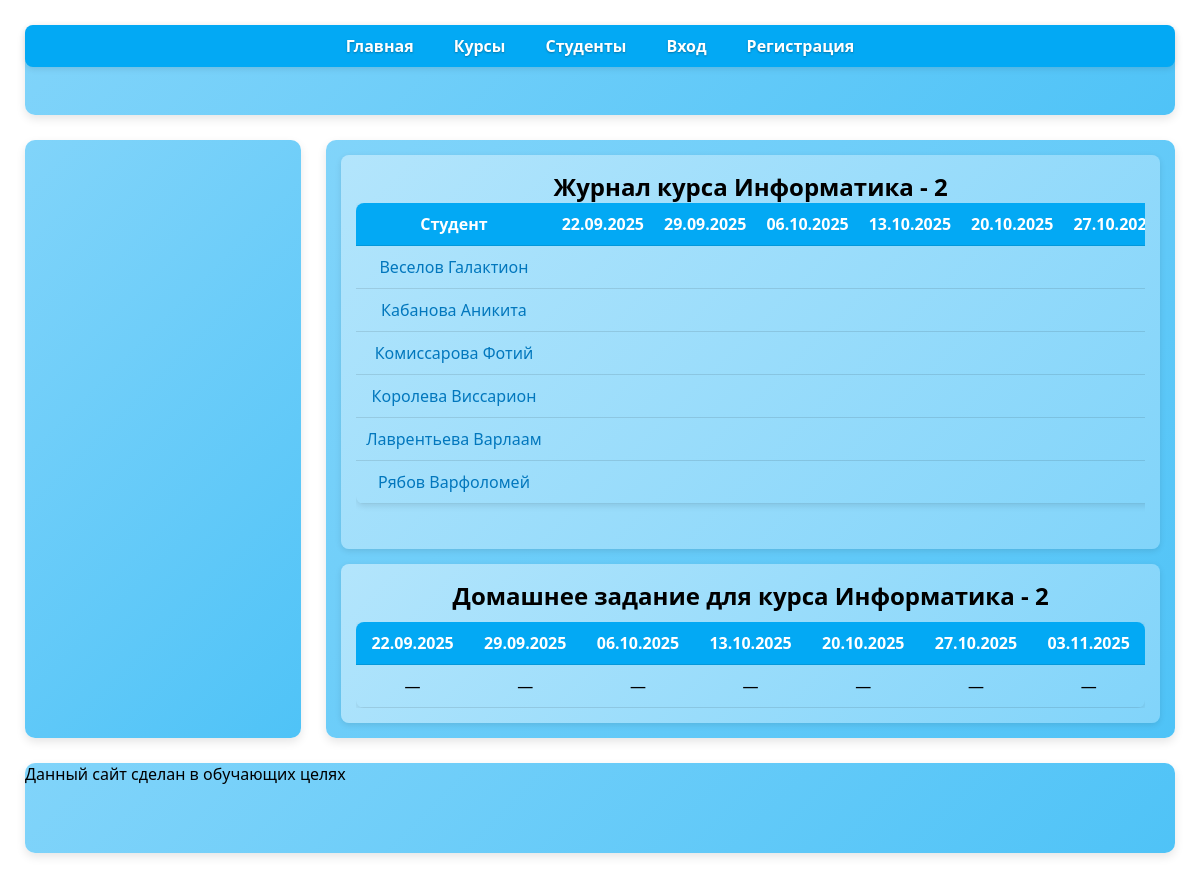
/courses/34/journal/, run on the app's committed database.
### main/models.py (models this page shows, shortened)
class Course(models.Model):
    academic_sub = [
        ('физ','Физика'),
        ('инф','Информатика'),
        ('хим','Химия'),
        ('мат','Математика'),
    ]
    week_days = [
        ('mon', 'Понедельник'),
        ('tue', 'Вторник'),
        ('wed', 'Среда'),
        ('thu', 'Четверг'),
        ('fri', 'Пятница'),
        ('sat', 'Суббота'),
    ]
    name = models.CharField(choices=academic_sub,
                            max_length=20,
                            verbose_name="Курс")
    course_num = models.SmallIntegerField(
                    default=1,
                    verbose_name="Номер курса",
                    validators=[MinValueValidator(1), MaxValueValidator(100)])
    start_date = models.DateField(verbose_name = 'Начало курса', null=True)
    end_date = models.DateField(verbose_name = 'Окончание курса', null=True)
    days_of_week = models.JSONField(default=list,
                                    blank=True,
                                    verbose_name="Дни недели")
    description = models.TextField(blank=True, verbose_name="Описание")
    class Meta:
        unique_together = [['name', 'course_num']]
        verbose_name = "Курс"
        verbose_name_plural = "Курсы"
        ordering = ['name', 'course_num']

class Student(models.Model):
    name = models.CharField(max_length=30,
                            verbose_name="Имя",
                            null=False,
                            blank=False,
                            )
    surname = models.CharField(max_length=30,
                               verbose_name='Фамилия')
    age = models.SmallIntegerField(null=True,
                                   blank=True,
                                   verbose_name="Возраст",
                                   validators=[MinValueValidator(18),
                                               MaxValueValidator(99)])
    sex = models.CharField(
                        max_length=10,
                        choices=[('m', "Мужчина"),('f', "Женщина")],
                        verbose_name="Пол"
    )
    active = models.BooleanField(verbose_name='Активный',
                                 null=True, blank=True)
    course = models.ManyToManyField(
                to='Course',
                blank=True,
                verbose_name="Посещаемые курсы", related_name="students")
    photo = models.ImageField(upload_to='student_photo/',
                              blank=True,
                              null= True,
                              verbose_name='Фото')
    class Meta:
        verbose_name = "Студент"
        verbose_name_plural = "Студенты"
        indexes = [models.Index(fields=['surname'])]
        unique_together = [['name', 'surname']]
        ordering = ["surname"]

### main/views.py (the view)
# urls.py: path('courses/<int:course_id>/journal/', views.course_journal, name='course_journal'),
def course_journal(request, course_id):
    course = get_object_or_404(Course, id = course_id)
    students = course.students.all()
    grades = Grade.objects.filter(course=course).select_related('person')
    dates =  get_leeson_dates(course)
    if not dates:
        dates = sorted(set(grade.date for grade in grades if grade.date))
    journal = defaultdict(dict)
    homework_on_date = {}
    for grade in grades:
        if grade.date:
            journal[grade.person.id][grade.date] = grade.grade
            if grade.date not in homework_on_date and grade.homework:
                homework_on_date[grade.date] = grade.homework
    context = {
        'course': course,
        'students': students,
        'dates': dates,
        'journal': journal,
        'homework_on_date': homework_on_date
    }
    return render(request, 'main/course_journal.html', context)

### main/templatetags/journal_tags.py (called while the page is built)
@register.filter
def get_item(dictionary, key):
    if dictionary:
        return dictionary.get(key)
    return None

### main/views.py (called while the page is built)
def get_leeson_dates(course):
    if not course.start_date or not course.end_date:
        return[]
    day_code = {
        'mon': 0,
        'tue': 1,
        'wed': 2,
        'thu': 3,
        'fri': 4,
        'sat': 5,
    }
    selected_day = [day_code[day] for day in course.days_of_week if day in day_code]
    if not selected_day:
        return[]
    dates = []
    current = course.start_date
    delta = timedelta(days=1)
    while current <= course.end_date:
        if current.weekday() in selected_day:
            dates.append(current)
        current += delta
    return dates

### main/templates/main/course_journal.html (shortened to what this page needs)
{% extends 'base.html' %}
{% load journal_tags %}
{% block content1_head %}
<h1>Журнал курса {{ course.get_name_display }} - {{ course.course_num }}</h1>
{% endblock %}
{% block content1 %}
<div class="container_tab">
<table class="journal-table grades-table">
    <thead>
        <tr>
            <th>Студент</th>
            {% for date in dates %}
                <th>{{ date|date:"d.m.Y" }}</th>
            {% endfor %}
        </tr>
    </thead>
    <tbody>
        {% for student in students %}
        <tr>
            <td>
                <a href="{% url 'student_detail' student.id %}">
                    {{ student.surname }} {{ student.name }}
                </a>
            </td>
            {% for date in dates %}
            <td>
            </td>
            {% endfor %}
        </tr>
        {% endfor %}
    </tbody>
</table>
</div>
{% endblock %}
{% block content2_head %}
    <h2>Домашнее задание для курса {{ course.get_name_display }} - {{ course.course_num }}</h2>
{% endblock %}
{% block content2 %}
<div class="container_tab">
<table class="journal-table homework-table">
    <thead>
        <tr>
            {% for date in dates %}
                <th>{{ date|date:"d.m.Y" }}</th>
            {% endfor %}
        </tr>
    </thead>
    <tbody>
        <tr>
            {% for date in dates %}
                <td>
                    {% with homework=homework_by_date|get_item:date %}
                        {% if homework %}
                            {{ homework|truncatechars:50 }}
                        {% else %}
                            —
                        {% endif %}
                    {% endwith %}
                </td>
            {% endfor %}
        </tr>
    </tbody>
</table>
</div>
{% endblock %}

### static/css/main.css (style rules this page uses)
* { box-sizing: border-box; margin: 0; padding: 0; }
body { min-height: 100vh; margin: 0 auto; padding: 20px; background-color: #ffffff; width: 100%; max-width: 1200px; display: grid; grid-template-columns: 1fr 3fr; grid-template-rows: 100px 1fr 100px; gap: 15px; font-family: 'Segoe UI', Tahoma, Geneva, Verdana, sans-serif; color: #000000; }
a { text-decoration: none; color: #0277bd; font-weight: 500; transition: color 0.3s ease; }
h2 { text-align: center; font-weight: 600; margin-bottom: 10px; }
.container_tab { width: 100%; max-height: 450px; overflow-x: auto; overflow-y: auto; -webkit-overflow-scrolling: touch; margin: 0 auto; }
.container_tab table { min-width: 100%; border-collapse: collapse; white-space: nowrap; }
table { width: 100%; border-collapse: collapse; margin: auto; border-radius: 8px; overflow: hidden; box-shadow: 0 2px 6px rgba(0,0,0,0.1); }
th, td { padding: 10px; text-align: center; border-bottom: 1px solid rgba(0,0,0,0.1); }
th { background-color: #03a9f4; color: #ffffff; }
.journal-table { width: 100%; border-collapse: collapse; }
.grades-table { margin-bottom: 30px; }

### data on the page
Course: name "Информатика", course_num "2"
Student: surname "Веселов", name "Галактион"
Student: surname "Кабанова", name "Аникита"
Student: surname "Комиссарова", name "Фотий"
Student: surname "Королева", name "Виссарион"
Student: surname "Лаврентьева", name "Варлаам"
Student: surname "Рябов", name "Варфоломей"

### other printed values
{{ date|date:"d.m.Y" }} "22.09.2025" "29.09.2025" "06.10.2025" "13.10.2025" "20.10.2025"
{{ date|date:"d.m.Y" }} "22.09.2025" "29.09.2025" "06.10.2025" "13.10.2025" "20.10.2025" "27.10.2025" "03.11.2025"
